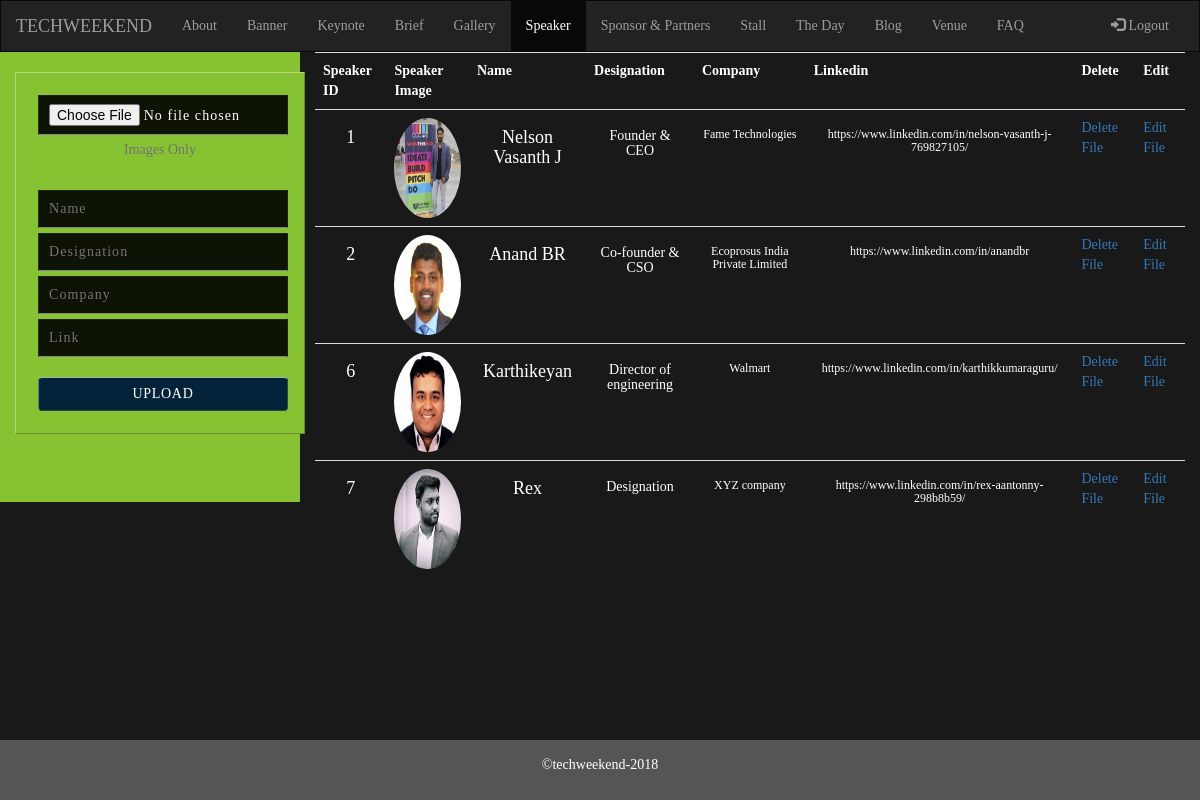
Screenshot of /admin/speakers.php (signed in) with the database file from the repository.
### tables this page shows
CREATE TABLE `speakers` (
  `spkid` int(30) NOT NULL,
  `name` varchar(255) NOT NULL,
  `desig` varchar(255) NOT NULL,
  `company` varchar(255) NOT NULL,
  `link` varchar(255) NOT NULL,
  `imgpath` varchar(255) NOT NULL
);

### admin/speakers.php (the view, shortened to what this page needs)
<?php
include("connect.php");
?>
<!DOCTYPE html>
<html lang="en">
<head>
  <link rel="stylesheet" href="https://maxcdn.bootstrapcdn.com/bootstrap/3.3.7/css/bootstrap.min.css">
  <link rel="stylesheet" href="css/style.css">
</head>
<body style="background:rgba(0, 0, 0, 0.9);font-family: 'Raleway';">
<nav class="navbar navbar-inverse">
  <div class="container-fluid">
    <div class="navbar-header">
      <a class="navbar-brand" href="#">TECHWEEKEND</a>
    </div>
    <div class="collapse navbar-collapse" style=" text-align: center;" id="myNavbar">
      <ul class="nav navbar-nav">
        <li><a href="about.php">About</a></li>
        <li><a href="banners.php">Banner</a></li>
        <li><a href="agenda.php">Keynote</a></li>
        <li><a href="briefabout.php">Brief</a></li>
        <li><a href="gallery.php">Gallery</a></li>
        <li class="active"><a href="speakers.php">Speaker</a></li>
        <li><a href="sponsors.php">Sponsor & Partners</a></li>
        <li><a href="stalls.php">Stall</a> </li>
        <li><a href="theday.php">The Day</a></li>
        <li><a href="blog.php">Blog</a> </li>
        <li><a href="venue.php">Venue</a></li>
        <li><a href="contact.php">FAQ</a></li>
      </ul>
      <ul class="nav navbar-nav navbar-right">
        <li><a href="logout.php"><span class="glyphicon glyphicon-log-in"></span> Logout</a></li>
      </ul>
    </div>
  </div>
</nav>
<div class="container-fluid text-center">
  <div class="row content">
    <div class="col-sm-3 sidenav" style="background:#86C232;" >
      <form method="post" role="form" action="speakers.php" enctype="multipart/form-data">
           <div class="form-group">
           <input name="fileimg" type="file" id="exampleInputFile">
           <p class="help-block">Images Only</p><br>
             <input type="text" name="name" placeholder="Name"><br>
             <input type="text" name="desig" placeholder="Designation"><br>
             <input type="text" name="company" placeholder="Company"><br>
             <input type="text" name="link" placeholder="Link"><br>
       </div>
       <button type="submit" class="btn btn-default" name="btn-upload">Upload</button>
 </form>
    </div>
    <div class="col-sm-9 text-left" style="overflow-x:auto;color:white;">
      <table class="table table-dark table-responsive">
        <?php
        $select="SELECT * FROM speakers";
        $res=mysqli_query($db,$select);
        if(mysqli_num_rows($res)>0){
          echo "<tr>
                <th>Speaker ID</th>
                <th>Speaker Image</th>
                <th>Name</th>
                <th>Designation</th>
                <th>Company</th>
                <th>Linkedin</th>
                <th>Delete</th>
                <th>Edit</th>
            </tr>";
            while($row=mysqli_fetch_assoc($res)){
              $imageURL = 'img/speakers/'.$row['imgpath'];
              $idURL = $row['spkid'];
              $nameURL = $row['name'];
              $desigURL = $row['desig'];
              $companyURL = $row['company'];
              $linkURL = $row['link'];
              echo " <tr>";?>
                  <td><h4 style="text-align:center; overflow:hidden"><?php echo $idURL;?></h4></td>
        <td><img class="img-responsive" src='<?php echo $imageURL;?>' style="height:100px; width:100px; border-radius:50%; margin:auto"></td>
        <td><h4 style="text-align:center; overflow:hidden"><?php echo $nameURL;?></h4></td>
        <td><h5 style="text-align:center; overflow:hidden"><?php echo $desigURL;?></h5></td>
        <td><h6 style="text-align:center; overflow:hidden"><?php echo $companyURL;?></h6></td>
        <td><h6 style="text-align:center; overflow:hidden"><?php echo $linkURL;?></h6></td>
        <td><a href="speakers.php?delete=<?php echo $row['spkid']?>">Delete File </a></td>
        <td><a href="editspeak.php?edit=<?php echo $row['spkid']?>">Edit File</a></td>
      </tr>
      <?php
}
}
?>
</table>
    </div>
  </div>
</div>
<footer class="container-fluid text-center navbar-fixed-bottom">
  <p>&copy;techweekend-2018</p>
</footer>
</body>
</html>

### admin/css/style.css (style rules this page uses)
body { overflow-x: hidden; }
form { position: relative; width: 290px; margin: 0 auto; background: #86C232; padding: 22px 22px; border: 1px solid; border-top-color: rgba(255,255,255,.4); border-left-color: rgba(255,255,255,.4); border-bottom-color: rgba(60,60,60,.4); border-right-color: rgba(60,60,60,.4); }
form input, form button { width: 250px; border: 1px solid; border-bottom-color: rgba(255,255,255,.5); border-right-color: rgba(60,60,60,.35); border-top-color: rgba(60,60,60,.35); border-left-color: rgba(80,80,80,.45); background-color: rgba(0,0,0,.9); background-repeat: no-repeat; padding: 8px 24px 8px 10px; letter-spacing: .075em; color: #fff; text-shadow: 0 1px 0 rgba(0,0,0,.1); margin-bottom: 5px; }
form button[type=submit] { width: 250px; margin-bottom: 0px; color: #fff; letter-spacing: .05em; text-shadow: 0 1px 0 #133d3e; text-transform: uppercase; background: #04223a; border-top-color: #9fb5b5; border-left-color: #608586; border-bottom-color: #1b4849; border-right-color: #1e4d4e; cursor: pointer; }

### admin/speakers.php (style rules this page uses)
.navbar { margin-bottom: 0; border-radius: 0; text-align: center; }
.row.content { height: 450px }
.sidenav { padding-top: 20px; background-color: #f1f1f1; height: 100%; }
footer { background-color: #555; color: white; padding: 15px; }

### rows the page displays
speakers: spkid "1", imgpath (picture), name "Nelson Vasanth J", desig "Founder & CEO", company "Fame Technologies", link "https://www.linkedin.com/in/nelson-vasanth-j-769827105/"
speakers: spkid "2", imgpath (picture), name "Anand BR", desig "Co-founder & CSO", company "Ecoprosus India Private Limited", link "https://www.linkedin.com/in/anandbr"
speakers: spkid "6", imgpath (picture), name "Karthikeyan", desig "Director of engineering", company "Walmart", link "https://www.linkedin.com/in/karthikkumaraguru/"
speakers: spkid "7", imgpath (picture), name "Rex", desig "Designation", company "XYZ company", link "https://www.linkedin.com/in/rex-aantonny-298b8b59/"
